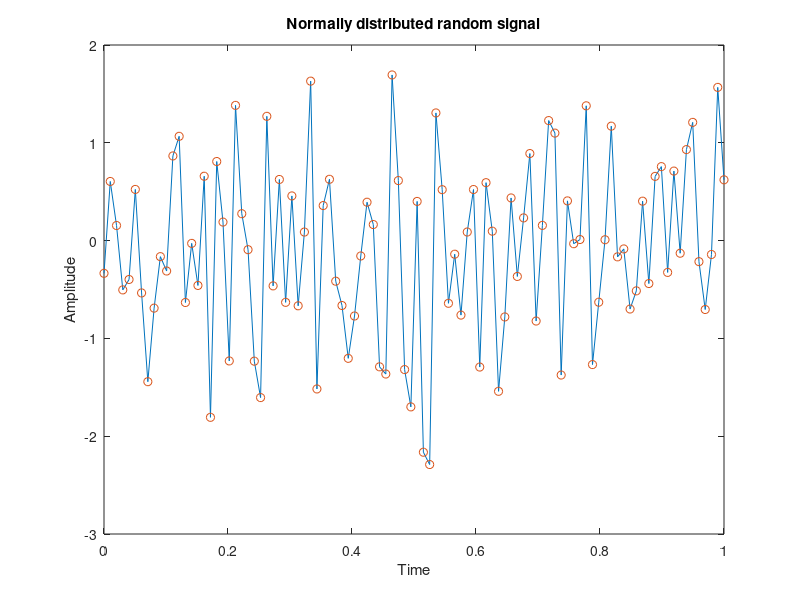

The MATLAB script that drew this image:
%Write a program that generates a normally distributed random signal of length 100 samples.
clear all;
close all;
t=linspace(0,1,100);
y=randn(1,100);
plot(t,y,t,y,'o');
xlabel('Time');
ylabel('Amplitude');
title('Normally distributed random signal');

